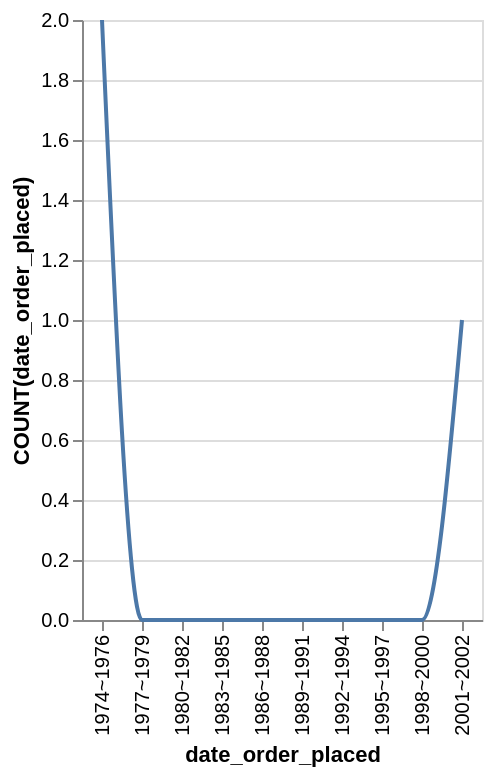

Here is the Vega-Lite specification saved for this chart:
### Vega-Lite specification from a JSON file in a GitHub repository (floating-point values rounded to 4 significant figures)
{"data": {"values": [{"x_data": "1974~1976", "y_data": 2}, {"x_data": "1977~1979", "y_data": 0}, {"x_data": "1980~1982", "y_data": 0}, {"x_data": "1983~1985", "y_data": 0}, {"x_data": "1986~1988", "y_data": 0}, {"x_data": "1989~1991", "y_data": 0}, {"x_data": "1992~1994", "y_data": 0}, {"x_data": "1995~1997", "y_data": 0}, {"x_data": "1998~2000", "y_data": 0}, {"x_data": "2001~2002", "y_data": 1}]}, "mark": {"type": "line", "interpolate": "monotone"}, "encoding": {"x": {"field": "x_data", "type": "nominal", "title": "date_order_placed", "sort": "ascending"}, "y": {"field": "y_data", "type": "quantitative", "title": "COUNT(date_order_placed)"}}}
